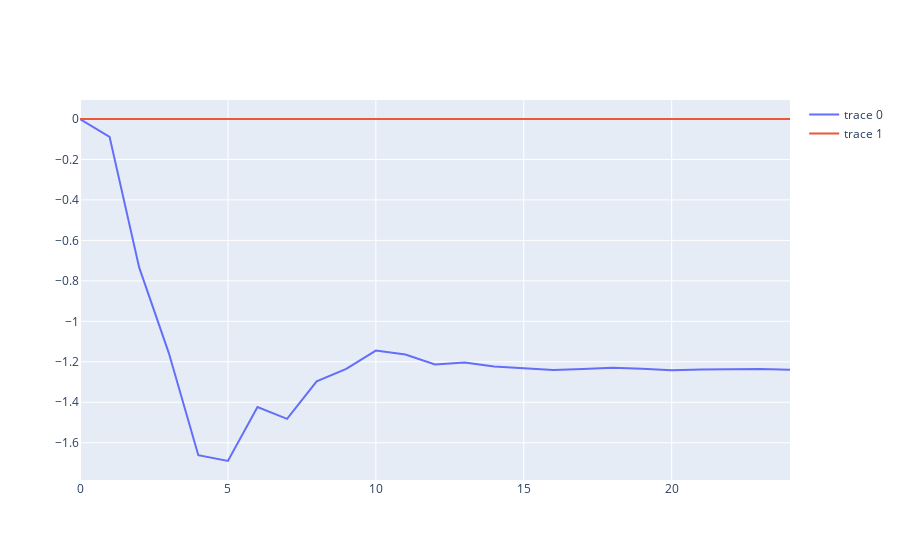

Notebook cell for this chart:
### Code cell
fig = make_subplots()
fig.add_trace(go.Scatter(y=ir.cum_effects[:, 0, 1], x=[x for x in range(0, 25)], mode='lines'))
fig.add_trace(go.Scatter(y=[0]*25, x=[x for x in range(0, 25)], mode='lines'))

### Figure 1 — Plotly figure (JSON) as saved in the notebook; plotly's stock layout.template omitted (floating-point values rounded to 4 significant figures)
{"data": [{"mode": "lines", "type": "scatter", "x": [0, 1, 2, 3, 4, 5, 6, 7, 8, 9, 10, 11, 12, 13, 14, 15, 16, 17, 18, 19, 20, 21, 22, 23, 24], "y": [0, -0.08823, -0.7337, -1.156, -1.662, -1.69, -1.423, -1.482, -1.297, -1.235, -1.145, -1.164, -1.214, -1.204, -1.223, -1.23, -1.24, -1.235, -1.229, -1.234, -1.242, -1.239, -1.237, -1.236, -1.239]}, {"mode": "lines", "type": "scatter", "x": [0, 1, 2, 3, 4, 5, 6, 7, 8, 9, 10, 11, 12, 13, 14, 15, 16, 17, 18, 19, 20, 21, 22, 23, 24], "y": [0, 0, 0, 0, 0, 0, 0, 0, 0, 0, 0, 0, 0, 0, 0, 0, 0, 0, 0, 0, 0, 0, 0, 0, 0]}], "layout": {"xaxis": {"anchor": "y", "domain": [0, 1]}, "yaxis": {"anchor": "x", "domain": [0, 1]}}}
